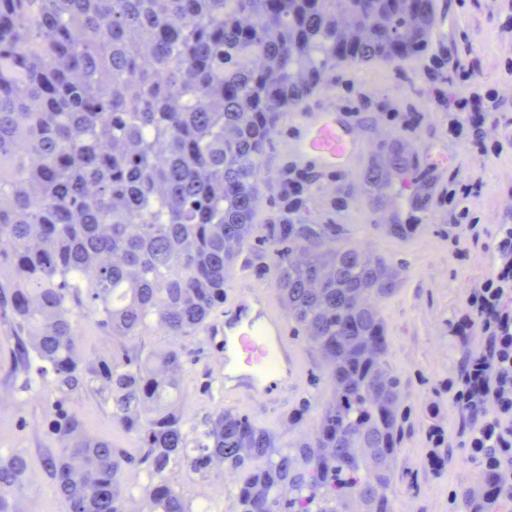
#> input picture Overview.jpg, 512 x 512 px
$ python -i loader.py   (imports and definitions only)   (older library calls are emulated)
#> lines starting #> are read from the running program, lines starting #| are printed output that depends on the picture; after the words box and inside, x2 and y2 are one past the last pixel; in counts of white or black regions, pixels touching at a corner belong together
#> further down, picture is the input picture: shape (512, 512, 3); mean B, G, R 207.5, 168.5, 186.1
#!/usr/bin/env python
# -*- coding:utf-8 -*-
# date: 2022/06
# author:Yushan Zheng
# emai:yszheng@buaa.edu.cn

import os
import pickle
import cv2
import numpy as np
from PIL import Image

import torch
import torch.utils.data as data


class CLPatchesDataset(data.Dataset):
    # [21 lines left out: functions __init__, __getitem__, not called in this run]

    def __len__(self):
        return len(self.image_list)

    # [9 lines left out: function get_weights, not called in this run]


class SlideLocalTileDataset(data.Dataset):
    # [27 lines left out: functions __init__, __getitem__, not called in this run]

    def __len__(self):
        return self.pos.shape[0]


class KernelWSILoader(torch.utils.data.Dataset):
    # [24 lines left out: function __init__, not called in this run]

    def __len__(self):
        return len(self.dl)

    # [66 lines left out: functions __getitem__, random_node_sample, pack_data, not called in this run]


    def get_wsi_data_path(self, idx):
        return os.path.join(self.list_dir, self.dl[idx][0])

    def get_feat_dim(self):
        return self.feat_dim

    # [6 lines left out: function get_weights, not called in this run]


class DistributedWeightedSampler(data.DistributedSampler):
    # [49 lines left out: functions __init__, __iter__, extract_tile, not called in this run]


def get_tissue_mask(temp_image, scale=30):
#> called with scale = 30
    image_hsv = cv2.cvtColor(temp_image, cv2.COLOR_BGR2HSV)
#> image_hsv: shape (512, 512, 3); mean H, S, V 133.6, 51.1, 208
    _, tissueMask = cv2.threshold(image_hsv[:, :, 1],0,255,cv2.THRESH_BINARY+cv2.THRESH_OTSU)
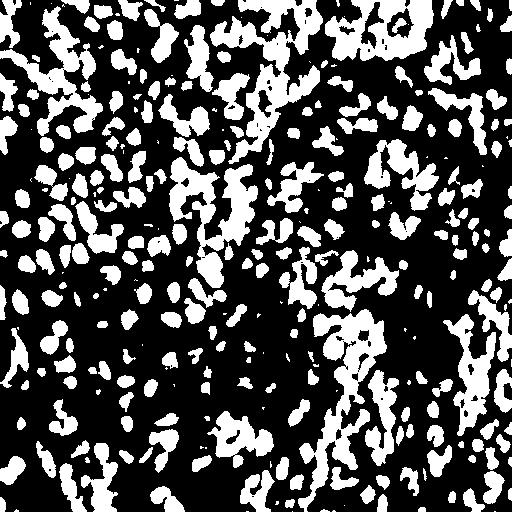
#> tissueMask: shape (512, 512); 33.1% white; 317 white regions (72 under 20 px), largest, box (x1, y1, x2, y2) and area: (210, 0, 323, 164) 6285, (298, 309, 387, 512) 5777, (169, 157, 258, 288) 4778

    element = cv2.getStructuringElement(
        cv2.MORPH_ELLIPSE, (2 * scale + 1, 2 * scale + 1))
    tissueMask = cv2.morphologyEx(tissueMask, cv2.MORPH_CLOSE, element)
#> tissueMask: shape (512, 512); every value is 255

    return tissueMask


# [7 lines left out: function connectivity_and_dist, not called in this run]

>>> import cv2
>>> picture = cv2.imread('Overview.jpg')
>>> result = get_tissue_mask(picture)
